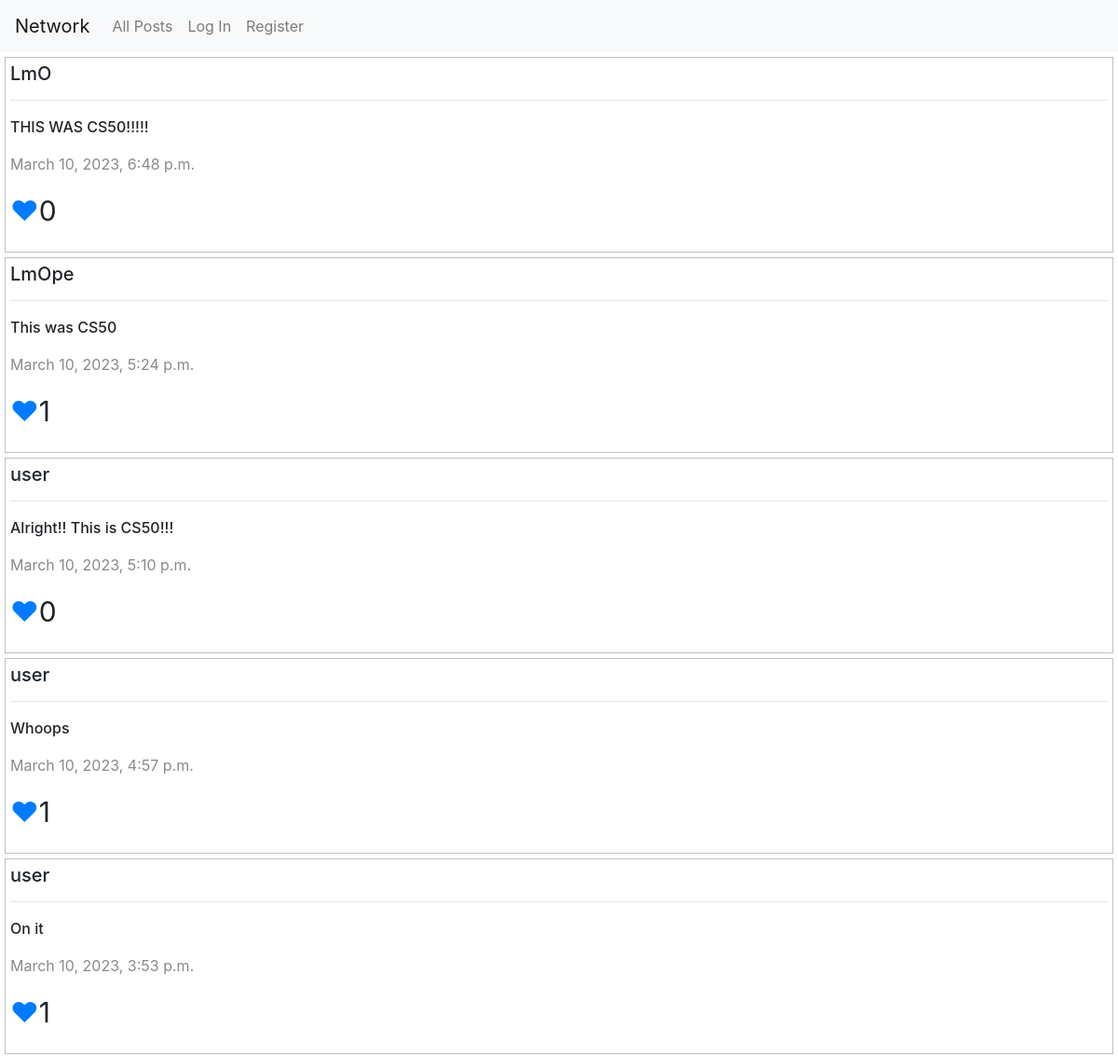
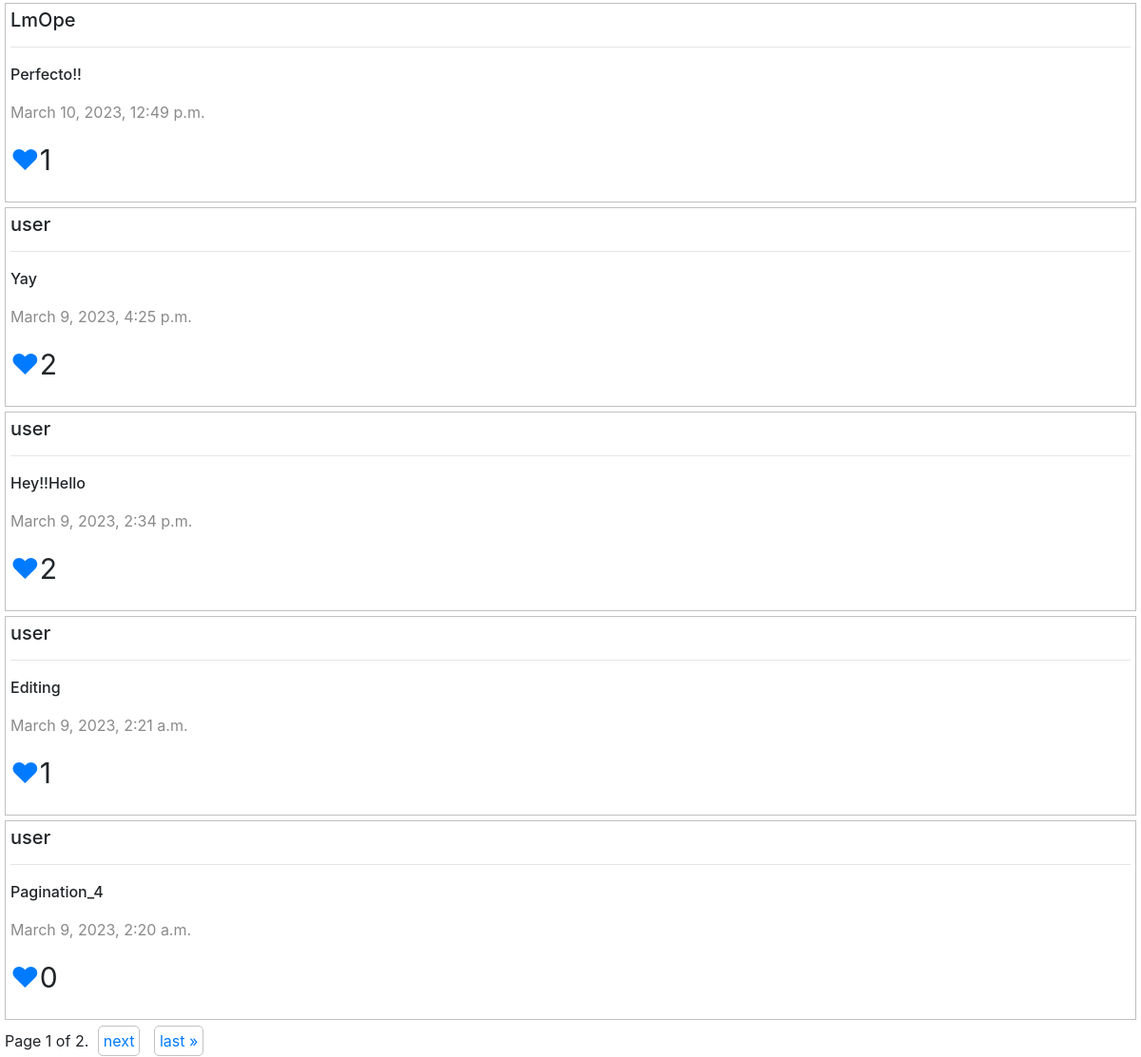
Screenshot of /posts?page=1&check=2 with the database file from the repository (2 pictures, top to bottom).
### network/models.py (models this page shows, shortened)
class Post(models.Model):
    poster = models.ForeignKey("User", on_delete=models.CASCADE, related_name="posts")
    content = models.TextField()
    time = models.DateTimeField(auto_now_add=True)
    likes = models.IntegerField(default=0)

class User(AbstractUser):
    pass

### network/views.py (the view)
# urls.py: path("posts", views.posts, name="posts"),
def posts(request):
    if int(request.GET.get('check')) == 1:
        user = User.objects.filter(username=request.user).first()
        posts = []
        user_post = []
        followings = user.followings.all()
        if followings:
            for following in followings:
                user_post = following.following.posts.all()
                for post in user_post:
                    posts.append(post)
        posts.sort(key=lambda x:x.id)
        posts.reverse()
        paginator = Paginator(posts, 10)
        page_number = request.GET.get('page')
        page_obj = paginator.get_page(page_number)
        return render(request, 'network/index.html', {
            'page_obj': page_obj,
            'check': int(request.GET.get('check'))
            })
    else:
        posts = Post.objects.order_by("-time").all()
        paginator = Paginator(posts, 10)
        page_number = request.GET.get('page')
        page_obj = paginator.get_page(page_number)
        return render(request, 'network/index.html', {
            'page_obj': page_obj,
            'check': int(request.GET.get('check'))
            })

### network/templates/network/index.html (shortened to what this page needs)
{% extends "network/layout.html" %}
{% load static %}
{% block body %}
<section id="posts-page">
    <div id="posts">
        {% for post in page_obj %}
        <div class="post">
        <h5 class="poster">{{ post.poster }}</h5>
        <hr>
        <p class="post-content">{{ post.content }}</p>
        <p class="time">{{ post.time }}</p>
        <p class="likes"><a class="like" href=#><span class="id" hidden>{{ post.id }}</span>&hearts;</a>{{ post.likes }}</p>
        </div>
        {% endfor %}
        <div class="pagination">
            <span class="step-links">
                {% if page_obj %}
                <span class="current">Page {{ page_obj.number }} of {{ page_obj.paginator.num_pages }}.</span>
                {% endif %}
                {% if page_obj.has_next %}
                <a class="page-item" href="posts?page={{ page_obj.next_page_number }}&check={{check}}">next</a>
                <a class="page-item" href="posts?page={{ page_obj.paginator.num_pages }}&check={{check}}">last &raquo;</a>
                {% endif %}
            </span>
        </div>
    </div>
</section>
{% endblock %}

### network/templates/network/layout.html (shortened to what this page needs)
{% load static %}
<!DOCTYPE html>
<html lang="en">
<head>
    <link rel="stylesheet" href="https://stackpath.bootstrapcdn.com/bootstrap/4.4.1/css/bootstrap.min.css"
>
    <link href="{% static 'network/styles.css' %}" rel="stylesheet">
</head>
<body>
    <nav class="navbar navbar-expand-lg navbar-light bg-light">
        <a class="navbar-brand" href="posts?page=1&check=2">Network</a>
        <div>
            <ul class="navbar-nav mr-auto">
                <li class="nav-item">
                    <a class="nav-link" href="posts?page=1&check=2">All Posts</a>
                </li>
                {% if user.is_authenticated %}
                <li class="nav-item">
                    <a id="following-post" class="nav-link" href="posts?page=1&check=1">Following</a>
                </li>
                <li class="nav-item">
                    <a class="nav-link" href="{% url 'logout' %}">Log Out</a>
                </li>
                {% else %}
                <li class="nav-item">
                    <a class="nav-link" href="{% url 'login' %}">Log In</a>
                </li>
                <li class="nav-item">
                    <a class="nav-link" href="{% url 'register' %}">Register</a>
                </li>
                {% endif %}
            </ul>
        </div>
    </nav>
    <div class="body">
        {% block body %}
        {% endblock %}
    </div>
</body>
</html>

### network/static/network/styles.css (style rules this page uses)
.likes { font-size: 30px; }
@media (min-width: 992px) { .navbar-expand-lg { display: flex !important; } }
.poster, .like, #follow, #unfollow, .edit, #submit_post { cursor: pointer; }
.post { margin: 5px; padding: 5px; border: 1px solid rgb(192, 192, 192); }
.post-content { font-weight: 500; }
.time { color: rgb(138, 138, 138); }
.page-item { width: 50px !important; height: 50px !important; padding: 5px; margin: 5px; border: 1px solid rgb(194, 194, 194); border-radius: 5px; }
.pagination { margin: 5px; margin-top: 10px; }

### rows the page displays
Post: poster "LmO", content "THIS WAS CS50!!!!!", time "March 10, 2023, 6:48 p.m.", likes "0"
Post: poster "LmOpe", content "This was CS50", time "March 10, 2023, 5:24 p.m.", likes "1"
Post: poster "user", content "Alright!! This is CS50!!!", time "March 10, 2023, 5:10 p.m.", likes "0"
Post: poster "user", content "Whoops", time "March 10, 2023, 4:57 p.m.", likes "1"
Post: poster "user", content "On it", time "March 10, 2023, 3:53 p.m.", likes "1"
Post: poster "LmOpe", content "Perfecto!!", time "March 10, 2023, 12:49 p.m.", likes "1"
Post: poster "user", content "Yay", time "March 9, 2023, 4:25 p.m.", likes "2"
Post: poster "user", content "Hey!!Hello", time "March 9, 2023, 2:34 p.m.", likes "2"
Post: poster "user", content "Editing", time "March 9, 2023, 2:21 a.m.", likes "1"
Post: poster "user", content "Pagination_4", time "March 9, 2023, 2:20 a.m.", likes "0"

### other values shown
{{ page_obj.number }} "1"
{{ page_obj.paginator.num_pages }} "2"
